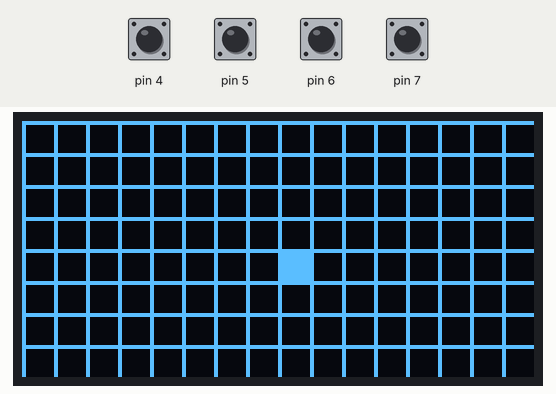
This sketch was run on a simulated Arduino Uno, built with avr-gcc and run on an emulated ATmega328P. Shown: 128×64 one-colour display. The test bench sets the inputs (shaded band); at power-on: pin 4–7 HIGH.

Above: at 3.2 s.
3.3 s: pin 4 pulled LOW for 0.15 s
At 3.55 s:
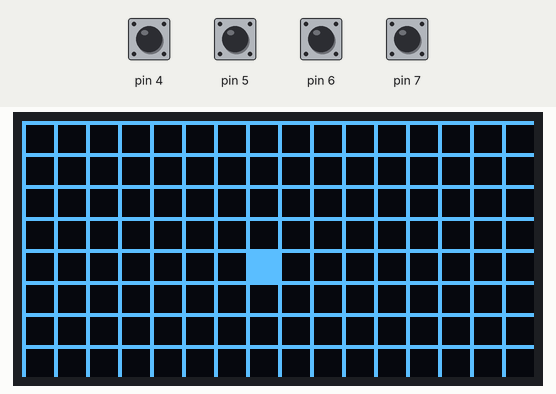
4.9 s: pin 5 pulled LOW for 0.15 s
At 5.85 s:
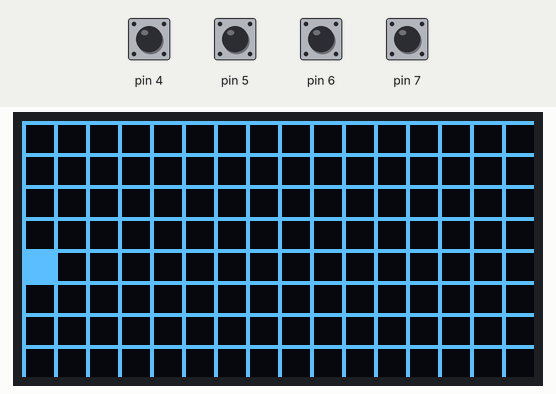
7.2 s: pin 6 pulled LOW for 0.15 s
At 7.52 s:
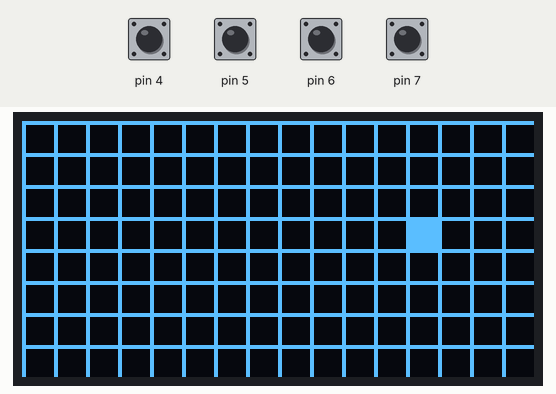
8.9 s: pin 7 pulled LOW for 0.15 s
At 9.43 s:
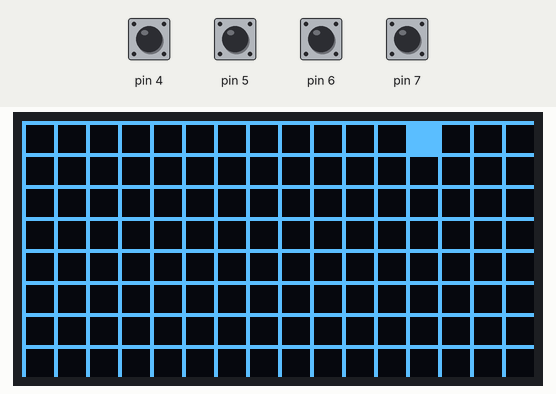
10.8 s: pin 4 pulled LOW for 1 s
At 11.1 s:
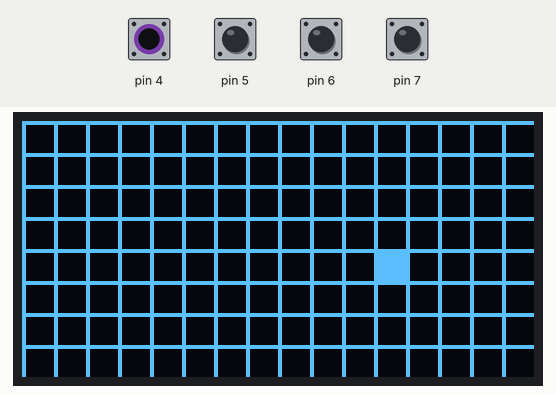
13.3 s: pin 6 pulled LOW for 1 s
At 13.52 s:
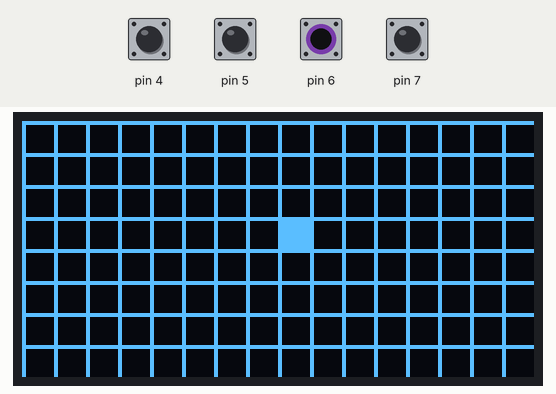

Measured:
- after the input at 3.3 s, the display: changes after 0.19 s (image 1)

The sketch:

snake_game.ino
```cpp
#include <Wire.h>
#include <Adafruit_GFX.h>
#include <Adafruit_SSD1306.h>

#define SCREEN_WIDTH 128 // OLED display width, in pixels
#define SCREEN_HEIGHT 64 // OLED display height, in pixels

// Declaration for an SSD1306 display connected to I2C (SDA, SCL pins)
Adafruit_SSD1306 display(SCREEN_WIDTH, SCREEN_HEIGHT, &Wire, -1);

void setup() {
  Serial.begin(9600);
  pinMode(7, INPUT_PULLUP);
  pinMode(6, INPUT_PULLUP);
  pinMode(5, INPUT_PULLUP);
  pinMode(4, INPUT_PULLUP);
  if(!display.begin(SSD1306_SWITCHCAPVCC, 0x3C)) { // Address 0x3D for 128x64
    Serial.println(F("SSD1306 allocation failed"));
    for(;;);
  }
  delay(2000);
  display.clearDisplay();

  display.setTextSize(1);
  display.setTextColor(WHITE);
  display.setCursor(0, 10);
  // Display static text
  display.println("Hello, world!");
  display.drawCircle(64, 32, 10, WHITE);
  display.fillRect(10, 32, 20, 20, WHITE);
  display.display();
}

int direction = 0;
int x = 64;
int y = 32;

void loop() {
  if(x<=1){
    x = 120;
  }
  if(y<=1){
    y = 56;
  }
  x = x%128;
  y = y%64;

  if(!digitalRead(4)){
    direction = -1;
  }
  if(!digitalRead(5)){
    direction = 1;
  }
  if(!digitalRead(6)){
    direction = -2;
  }
  if(!digitalRead(7)){
    direction = 2;
  }


  display.clearDisplay();
  display.drawFastHLine(0, 0, 128, WHITE);
  for(int i = 0; i<128; i+=8){
    display.drawFastHLine(0, i, 128, WHITE);
  }

  display.drawFastVLine(0, 0, 64, WHITE);
  for(int i = 0; i<128; i+=8){
    display.drawFastVLine(i, 0, 64, WHITE);
  }
  display.fillRect(x, y, 8, 8, WHITE);
  display.display();
  if(direction == 1){
    x+=8;
  }
  else if(direction == -1){
    x-=8;
  }
  else if(direction == 2){
    y+=8;
  }
  else if(direction == -2){
    y-=8;
  }
  delay(100);


}
```
